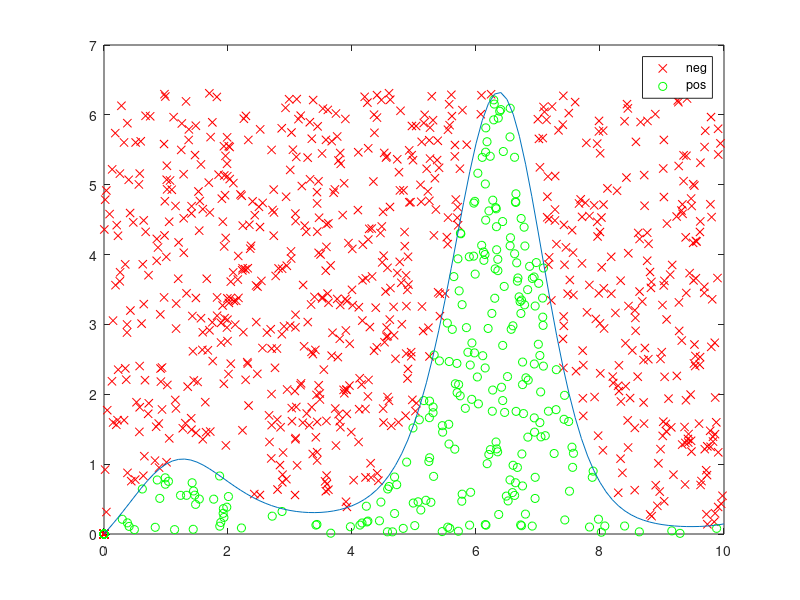

MATLAB code for this plot:
n = 10;
a = 0;
b = 10;
h = (b - a) / n;

F = @(x) x^(cos(x));

for i=1:n+1
  X(i) = h * (i - 1) + a;
  Y(i) = F(X(i));
endfor

quad(F, a, b)

J1 = 0;
for i=1:n
  J1 += h * Y(i);
endfor

J1

J2 = h * (F(a) / 2 + F(b) / 2);
for i=2:n
  J2 += h * Y(i);
endfor
J2

J3 = (h/3) * (F(a) + F(b));
for i=2:n
  if (rem (i, 2) == 0)
    J3 += (h/3) * 4 * Y(i);
  else
    J3 += (h/3) * 2 * Y(i);
  endif
endfor

J3

x = min(X):0.1:max(X);
for i=1:length(x)
  y(i) = F(x(i));
endfor

n_monte = 1000;
positives = 0;
X_rand = rand(1, n_monte) * (b - a) + a;
Y_rand = rand(1, n_monte) * (max(y) - min(y)) + min(y);
for i=1:n_monte
  if (F(X_rand(i)) > Y_rand(i))
    X_pos(i) = X_rand(i);
    Y_pos(i) = Y_rand(i);
    positives += 1;
  else
    X_neg(i) = X_rand(i);
    Y_neg(i) = Y_rand(i);
  endif
endfor

monte = (positives / n_monte) * ( (max(y) - min(y)) * (b - a));
monte

plot(X_neg, Y_neg, "xr; neg;", X_pos, Y_pos, "og; pos;", x, y);



